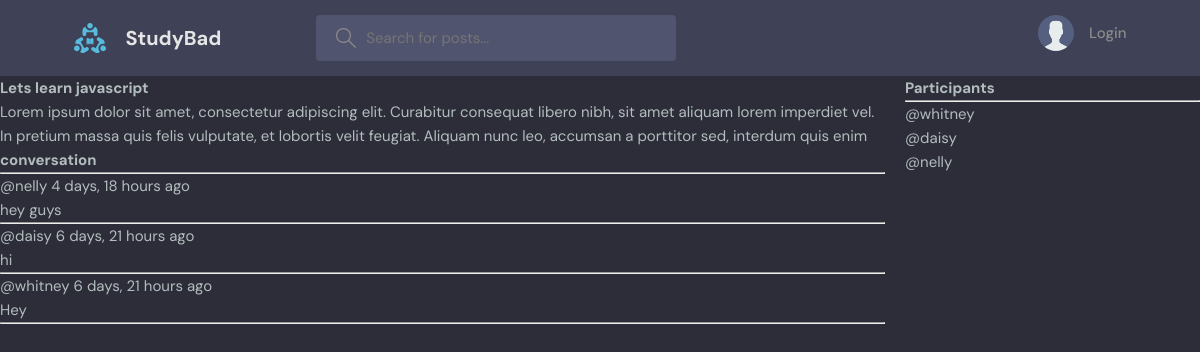
/room/1, run on the app's committed database.
### base/models.py (models this page shows, shortened)
class Room(models.Model):
    host = models.ForeignKey(User, on_delete=models.SET_NULL, null=True)
    topic =  models.ForeignKey(Topic, on_delete=models.SET_NULL, null=True)
    name = models.CharField(max_length=200)
    description = models.TextField(null=True, blank=True)
    participants = models.ManyToManyField(User, related_name='participants', blank=True)
    updated = models.DateTimeField(auto_now=True)
    created = models.DateTimeField(auto_now_add=True)
    class Meta:
        ordering = ['-updated', '-created']

class Message(models.Model):
    user = models.ForeignKey(User, on_delete=models.CASCADE)
    room = models.ForeignKey(Room, on_delete=models.CASCADE)
    body = models.TextField()
    updated = models.DateTimeField(auto_now=True)
    created = models.DateTimeField(auto_now_add=True)
    class Meta:
        ordering = ['-updated', '-created']

### base/views.py (the view, shortened to what this page needs)
# urls.py: path('room/<str:pk>', views.room, name="room"),
def room(request, pk):
    room = Room.objects.get(id=pk)
    room_messages = room.message_set.all().order_by('-created')
    participants = room.participants.all()
    context = {'room': room, 'room_messages': room_messages,
               'participants': participants}
    return render(request, 'base/room.html', context)

### base/templates/base/room.html (shortened to what this page needs)
{% extends 'main.html' %}
{% block content %}
<div class="room-container">
    <div>
<h1>{{room.name}}</h1>
<p>{{room.description}}</p>
<div class="comment-wrapper">
    <h3>conversation</h3>
    <hr>
    {% for message in room_messages %}
    <div>
        <small>@{{message.user}} {{message.created|timesince}} ago</small>
        <p>{{message.body}}</p>
        <hr>
    </div>
    {% endfor%}
</div>
</div>
<div>
    <h3>Participants</h3>
    <hr>
    {% for user in participants %}
    <p>@{{user.username}}</p>
    {% endfor%}
</div>
</div>
{% endblock content %}

### static/styles/style.css (style rules this page uses)
:root { --color-main: #71c6dd; --color-main-light: #e1f6fb; --color-dark: #3f4156; --color-dark-medium: #51546e; --color-dark-light: #696d97; --color-light: #e5e5e5; --color-gray: #8b8b8b; --color-light-gray: #b2bdbd; --color-bg: #2d2d39; --color-success: #5dd693; --color-error: #fc4b0b; }
* { font-family: "DM Sans", -apple-system, BlinkMacSystemFont, "Segoe UI", Roboto, Oxygen, Ubuntu, Cantarell, "Open Sans", "Helvetica Neue", sans-serif; margin: 0; padding: 0; box-sizing: border-box; text-rendering: optimizeLegibility; font-size: inherit; }
html { font-size: 56.25%; }
@media only screen and (min-width: 1200px) { html { font-size: 62.5%; } }
body { line-height: 1.6; font-weight: 400; font-size: 1.5rem; color: var(--color-light-gray); background-color: var(--color-bg); min-height: 100vh; }

### base/templates/base/room.html (style rules this page uses)
.room-container { display: grid; grid-template-columns: 3fr 1fr; gap: 20px; height: 100vh; }

### data on the page
Room: name "Lets learn javascript", description "Lorem ipsum dolor sit amet, consectetur adipiscing elit. Curabitur consequat libero nibh, sit amet aliquam lorem imperdiet vel. In pretium massa quis felis vulputate, et lobortis velit feugiat. Aliquam nunc leo, accumsan a porttitor sed, interdum quis enim"
Message: user "nelly", created "4 days, 18 hours", body "hey guys"
Message: user "daisy", created "6 days, 21 hours", body "hi"
Message: user "whitney", created "6 days, 21 hours", body "Hey"

### other printed values
{{ user.username }} "whitney"
{{ user.username }} "daisy"
{{ user.username }} "nelly"
